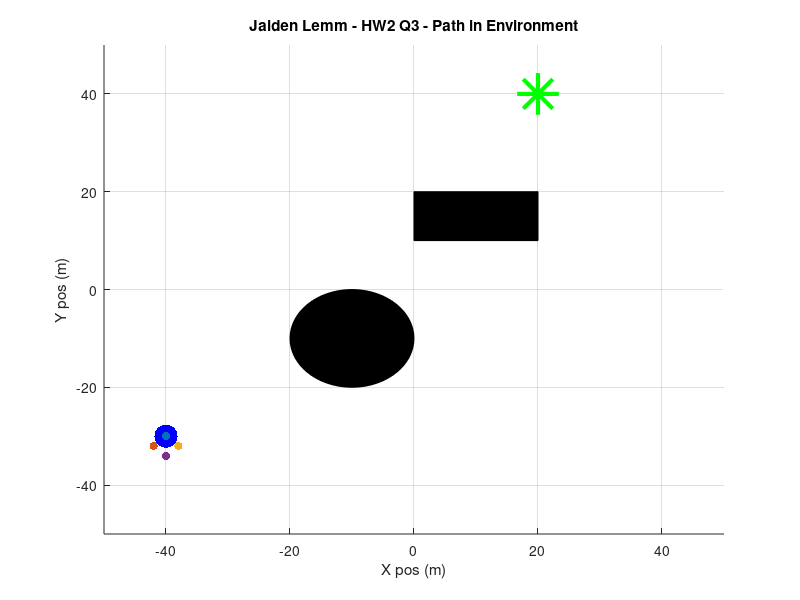

Write MATLAB code to recreate this figure. (Note: this script raises an error after producing the figure.)
% Jaiden Lemm - Homework 2 Q3 - This code will impliment the potential
% field algorithm for the given environment and plot the potential field
% strength

%% Initial Variable Setup

clear; clf; close all;

% Start and Goal Location
q_start = [-40; -30];
q_goal = [20; 40];

% Define robot starts (in formation)
% Since holonomic robots, don't particularly care about rotation
q(:,1,:) = [[0; 0] [-2; -2] [2; -2] [0; -4]];
for i = 1:length(q(1,1,:))
    q(:,1,i) = q(:,1,i) + q_start;
end

% Define formation as diamond
q_form(:,:) = [[-2; -2] [4; 0] [-2; -2]];
q_form_1(:,:) = [[-2; -2] [2; -2] [0; -4]];

% Sim properties
k = 1;
dt = 0.1; 

% Robot properties
v_max = 2;

kp = 2;
xi = 1;
eta = 1000;
q_star = 3;

% Obstacle definition
circle = [-10, -10, 10]; % Circle center , radius
rect = [0; 10; 20; 20]; % Rectangle start, rectangle end

% Plot Plot initial conditions and obstacles;
for i = 1:4
    robot_plot(i) = scatter(q(1,k,i),q(2,k,i), 'green', 'filled'); hold on; grid on;
end

plot(q(1,:,1),q(2,:,1), "Marker", ".", "Color", "b", "MarkerSize",50); hold on; grid on;
plot(q_goal(1),q_goal(2), "Marker", "*", "Color", "g", "MarkerSize",30,"LineWidth",3);
rectangle('Position', [circle(1:2)-circle(3), [2 2]*circle(3)], 'Curvature', [1 1], "FaceColor","black");
rectangle('Position', [rect(1:2); rect(3)-rect(1); rect(4)-rect(2)], 'FaceColor',"black");
xlim([-50 50]); ylim([-50 50])
title("Jaiden Lemm - HW2 Q3 - Path in Environment");
xlabel("X pos (m)"); ylabel("Y pos (m)");


%% Potential field algo
while norm(q(:,k,1)-q_goal) > 0.1
    x = q(1,k,1);
    y = q(2,k,1);

    % Attractive field
    U_att = -xi.*(q(:,k,1) - q_goal);

    % Limit to max velocity
    if norm(U_att) > v_max
        U_att = U_att./norm(U_att)*v_max;
    end
    
    % Find min distance between robot and objects

    U_rep = U_rep_q(q(:,k,1), circle, rect, eta, q_star);

    % Next point
    q(:,k+1,1) = q(:,k,1) + (U_att + U_rep)*dt;

    theta = atan2(q(2,k+1,1)-q(2,k,1), q(1,k+1,1)-q(1,k,1))-pi/2;
    rot = [cos(theta) -sin(theta);
           sin(theta) cos(theta)];

    for i = 2:length(q(1,1,:))
        U_rep = U_rep_q(q(:,k,i), circle, rect, eta, q_star);

        q(:,k+1,i) = UpdatePos(q(:,k,i), q(:,k,i-1) + rot*q_form(:,i-1), dt, v_max, kp) + U_rep*dt;  

        % Record error
        error(i,k) = norm(q(:,k,1) + rot*q_form_1(:,i-1) - q(:,k,i));
    end

    k = k+1;

    delete(robot_plot)
    for i = 1:length(q(1,1,:))
        robot_plot(i) = scatter(q(1,k,i),q(2,k,i), 'green', 'filled');
    end

    pause(dt)
end

%% Plot error over time
figure
for i = 2:length(q(1,1,:))
    plot(0:dt:(k-2)*dt,error(i,:)); hold on; grid on;
end
legend("Robot 2", "Robot 3", "Robot 4");
title("Error over time");
ylabel("Error (m)"); xlabel("Time (s)");


%% Functions

% This function calculates the distance to the circle and the closest point
% on the circle
% Inputs:   q as current position
%           circle as array of circle center and radius
% Output:   dist as distance to circle
%           q_obs as closest point on circle
function [dist, q_obs] = circDist(q, circle)
    dist = norm(q-circle(1:2)');
    if dist > circle(3)
        dist = dist - circle(3);
        q_obs = circle(1:2)' + (q - circle(1:2)')./norm(circle(1:2)' - q)*circle(3);
    else
        dist = 0;
        q_obs = q;
    end
end


% This function calculates the distance to the rectangle and the closest 
% point on the rectangle
% Inputs:   q as current position
%           rect as array of bottom left to top right rectangle corner
% Output:   dist as distance to rectangle
%           q_obs as closest point on retangle
function [dist, q_obs] = rectDist(q, rect)
    if (q(1) <= rect(1) && q(2) >= rect(4)) % Top left
        dist = norm(q - [rect(1); rect(4)]);
        q_obs = [rect(1); rect(4)];
    
    elseif q(1) > rect(1) && q(1) < rect(3) && q(2) > rect(4) % Top
        dist = abs(q(2) - rect(4));
        q_obs = [q(1); rect(4)];

    elseif q(1) >= rect(3) && q(2) >= rect(4) % Top right
        dist = norm(q - [rect(3); rect(4)]);
        q_obs = [rect(3); rect(4)];

    elseif (q(2) > rect(2) && q(2) < rect(4)) && q(1) > rect(3) % Right
        dist = abs(rect(3) - q(1)); 
        q_obs = [rect(3); q(2)];

    elseif (q(1) >= rect(3) && q(2) <= rect(2)) % Bottom right
        dist = norm(q - [rect(3); rect(2)]);
        q_obs = [rect(3); rect(2)];

    elseif (q(1) > rect(1) && q(1) < rect(3)) && q(2) < rect(2) % Bottom
        dist = abs(rect(2) - q(2)); 
        q_obs = [q(1); rect(2)];

    elseif q(1) <= rect(1) && q(2) <= rect(2) % Bottom left
        dist = norm(q - [rect(1); rect(2)]);
        q_obs = [rect(1); rect(2)];

    elseif (q(2) > rect(2) && q(2) < rect(4)) && q(1) < rect(1) % Left
        dist = abs(rect(1) - q(1));
        q_obs = [rect(1); q(2)];

    else % In the obstacle
        dist = 0;
        q_obs = q;
    end
end


% This function calculates the repulsive field for a given obstacle
% Inputs:   q as current position
%           dist as distance to obstacle
%           q_obs as obstacle point closest to robot
%           eta as repulsive field constant
%           q_star as repulsive field distance
% Output:   U_rep as repulsive field
function U_rep = U_rep_obs(q, dist, q_obs, eta, q_star)
    U_rep = eta/2*(1/q_star - 1/dist)/dist^2.*(q-q_obs)./norm(q - q_obs);
end


function U_rep = U_rep_q(q, circle, rect, eta, q_star)
    % Circle distance and closest point
    [dist_c, q_obsc] = circDist(q,circle);
    
    % Rectangle distance and closest point
    [dist_r, q_obsr] = rectDist(q,rect);

    % Repulsive field due to each obstacle
    U_rep = 0;
    
    if dist_c <= q_star
        U_rep = U_rep - U_rep_obs(q, dist_c, q_obsc, eta, q_star);
    end
        
    if dist_r <= q_star
        U_rep = U_rep - U_rep_obs(q, dist_r, q_obsr, eta, q_star);
    end
end

% Get the next position of a robot based on current position and goal
function q_next = UpdatePos(qi, qf, dt, v_max, kp)
    error = kp*norm(qf-qi);
    angle = atan2(qf(2)-qi(2),qf(1)-qi(1));

    v = sign(error)*[sign(cos(angle))*min(abs(error*cos(angle)),v_max); sign(sin(angle))*min(abs(error*sin(angle)),v_max)];

    q_next = qi + v*dt;
end
